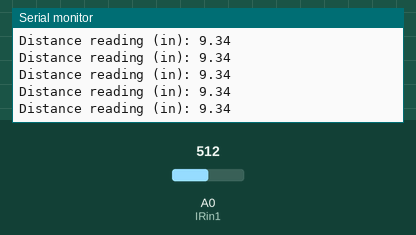
Simulated run of this sketch. Board: Arduino Uno, built with avr-gcc and run on an emulated ATmega328P. Shown: the last lines printed to the serial monitor. Inputs (shaded band) come from the test bench; at power-on: A0 (IRin1) = 512.

Above: at 1.2 s.
1.3 s: A0 (IRin1) set to 472
At 2.0 s:
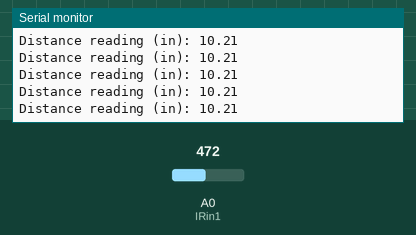
4.3 s: A0 (IRin1) set to 511
At 5.1 s:
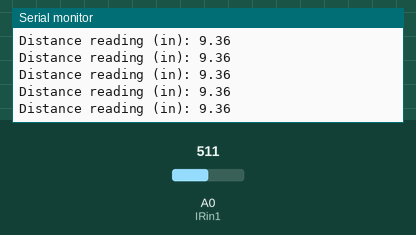
7.3 s: A0 (IRin1) set to 0
At 8.3 s:
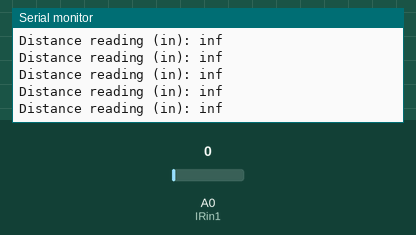
9.2 s: A0 (IRin1) set to 716
At 10.1 s:
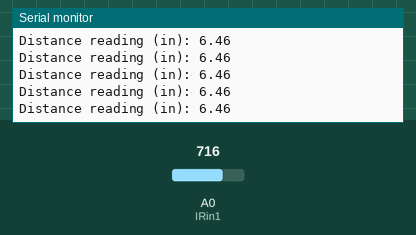
12.2 s: A0 (IRin1) set to 306
At 12.7 s:
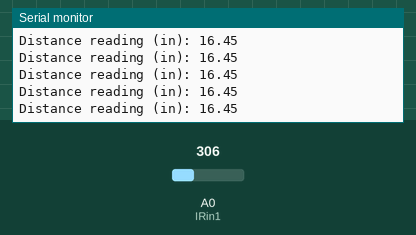
18.2 s: A0 (IRin1) set to 900
At 18.8 s:
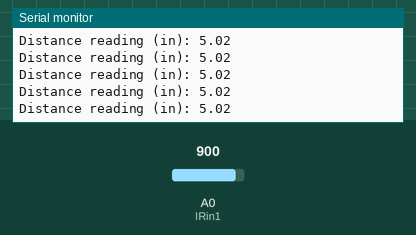
Timing chart, 0 to 21.2 s (numbered marks = the images above; inputs shaded):
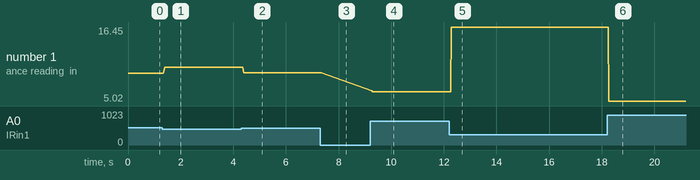

The sketch:

IR_Test.ino
```cpp
//IR TEST sketch, written by Joshua Curfman
//figuring out how best to use low-cost IR distance sensors

const int IRin1=A0;

void setup() {
  Serial.begin(9600);
}

void loop() {
  //Short distance IR sensor: 3V @ 10cm (4") -> 0.4V @ 80cm (32")
  //=29.988*pow(calcResult, -1.173); //curve fit based on datasheet, accurarcy may vary sensor to sensor
  //Medium distance IR sensor: 3V @ 20cm (8") -> 0.4V @ 150cm (60")
  //=65*pow(calcResult, -1.10); //curve fit based on datasheet
  float distance=readIRDistance(IRin1);
  float calcInches=distance*0.3937; //conversion from cm to inches
  Serial.print("Distance reading (in): ");
  Serial.println(calcInches);
}

float readIRDistance(int sensorPin) {
  //call to read in data, take an average of ten readings, and convert to distance in cm
  int numSamples=40;
  float storedValues[numSamples];
  float sum=0;
  for(int i=0; i<numSamples; i++) {
    //creates an array of readings to average
    int rawValue=analogRead(sensorPin);
    float rawVoltage=(rawValue/1024.0)*5;
    storedValues[i]=rawVoltage;
  }
  for(int i=0; i<numSamples; i++) {
    sum+=storedValues[i];
  }
  float calcResult=sum/numSamples;
  float calcDistance=65*pow(calcResult, -1.10);
  return calcDistance;
}

void oldTestLoop() {
  //THIS TESTING IS OLD, AND WAS USED TO FIGURE OUT HOW TO USE THESE SENSORS INITIALLY. RETAINED HERE FOR POSTERITY.
  //short distance IR sensor: 0.4V @ 80cm (32") -> 3V @ 10cm (4")
  //uncomment below this line. Sensor mostly working, further work to be done
  int maxVal=(3.0/5)*1024;
  int minVal=(0.4/5)*1024;
  int distAtMin=32;
  int distAtMax=4;
  //long distance IR sensor: 3V @ 100cm -> 1.4V @ 500cm
  //uncomment below this line.
  //int maxVal=(3/5)*1024;
  //int minVal=(1.4/5)*1024;
  //int distAtMax=39/12;
  //int distAtMin=196/12;

  int rawDistance=analogRead(IRin1);
  float rawVoltage=(rawDistance/1024.0)*5.0;
  float calcDistance=29.988*pow(rawVoltage, -1.173); //cm, based off datasheet curve fit, may vary sensor to sensor.
  float calcInches=calcDistance*0.3937; //conversion from cm to inches

  Serial.print("IR 1: ");
  Serial.println(calcInches);
  delay(500);
}
```

Measured:
- after the input at 1.3 s, the serial monitor: prints a new line after 0.06 s (image 1)
- after the input at 4.3 s, the serial monitor: prints a new line after 0.09 s (image 2)
- after the input at 7.3 s, the serial monitor: prints a new line after 0.07 s (image 3)
- after the input at 9.2 s, the serial monitor: prints a new line after 0.07 s (image 4)
- after the input at 12.2 s, the serial monitor: prints a new line after 0.08 s (image 5)
- after the input at 18.2 s, the serial monitor: prints a new line after 0.07 s (image 6)
- plotted number 1: 9.34 → 10.21 after the input at 1.3 s, 10.21 → 9.36 after the input at 4.3 s, 9.36 → 6.46 after the input at 9.2 s, 6.46 → 16.45 after the input at 12.2 s, 16.45 → 5.02 after the input at 18.2 s
